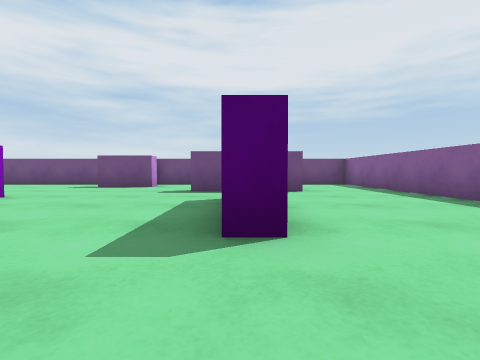
view 1 (above)

21 first-person views from a walk through a scene from a Unity 3-D project. The camera is 0.26 m above the floor, tilts 2° down and sees 85° across. The floor is counted in squares, 0.5 m on a side. Each view is taken from the middle of a square. On the plan, view 1 faces up. The plan holds only what a view shows up to about 9 squares ahead; the rest is blank. The player is left out.

view 2
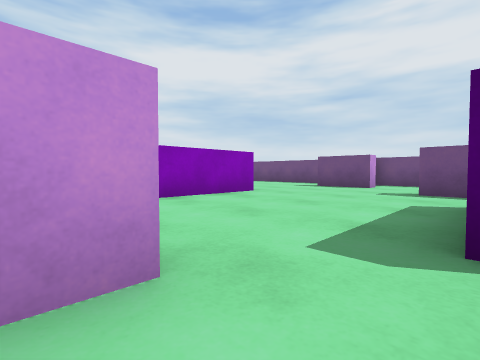

view 3
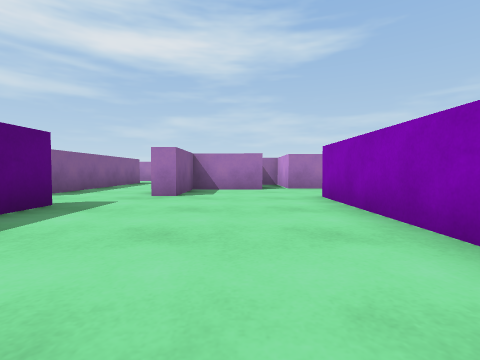

view 4
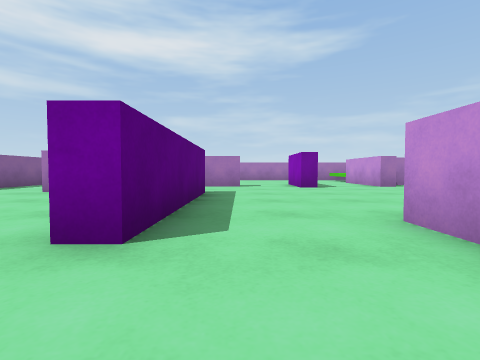

view 5
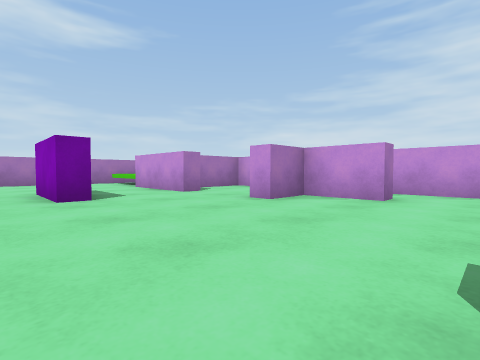

view 6
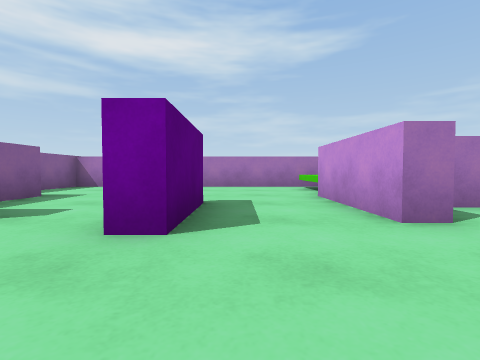

view 7
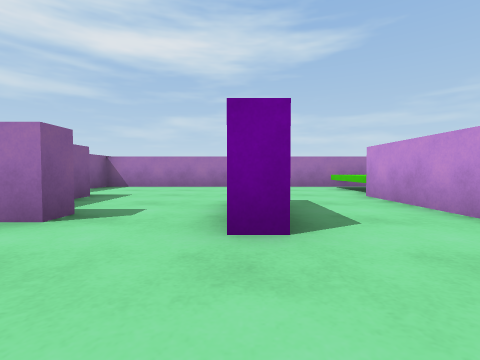

view 8
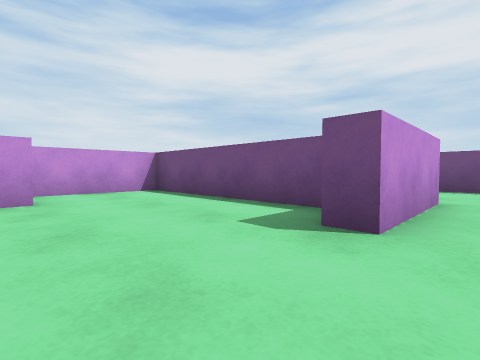

view 9
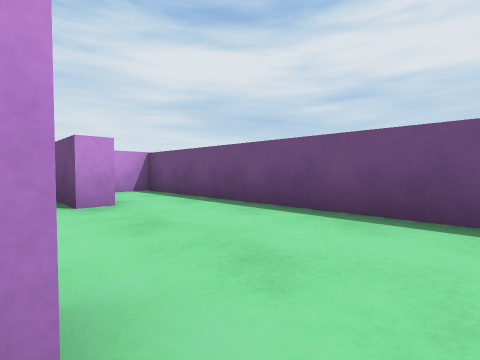

view 10
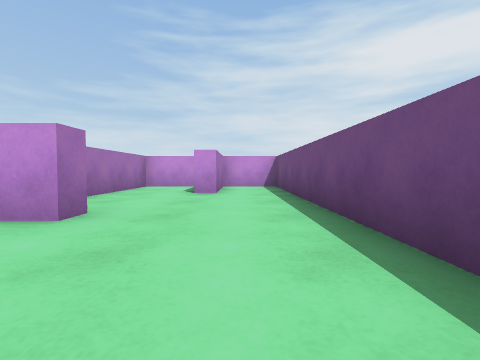

view 11
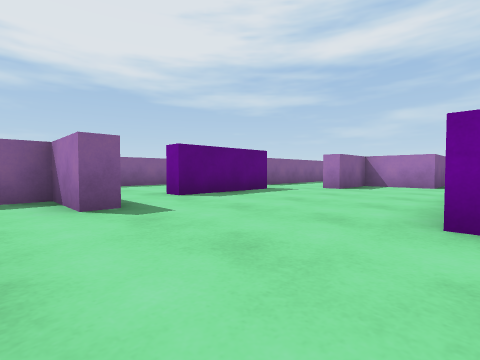

view 12
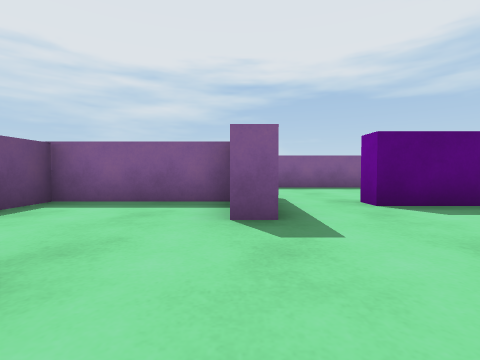

view 13
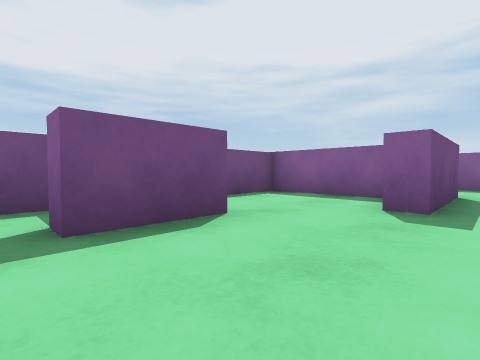

view 14
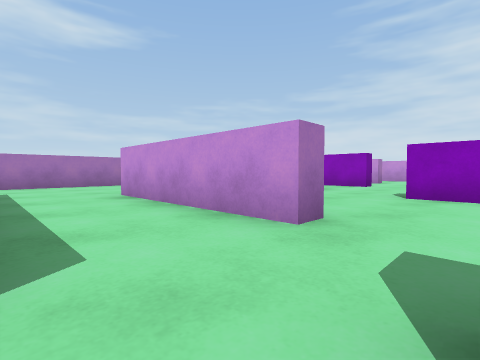

view 15
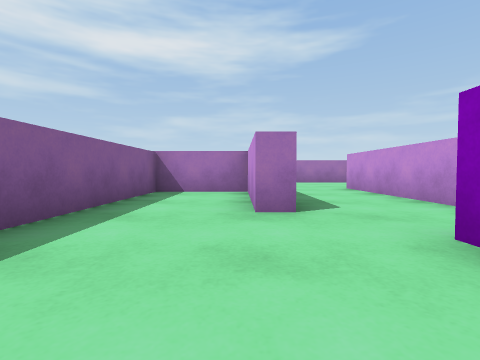

view 16
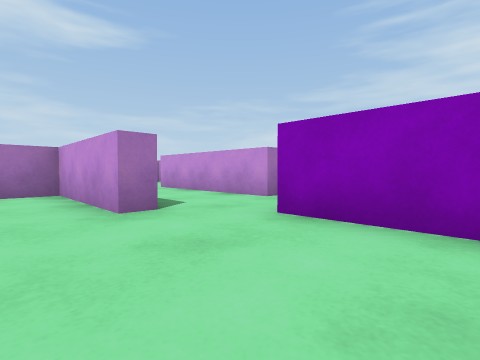

view 17
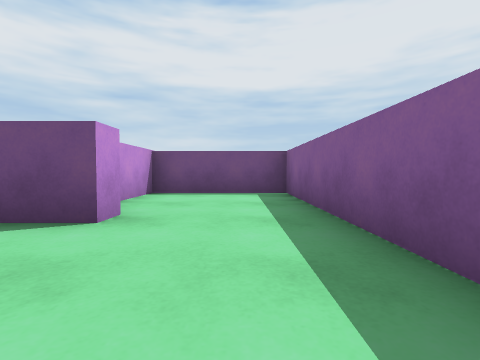

view 18
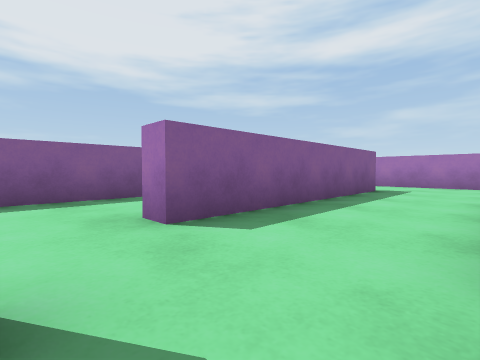

view 19
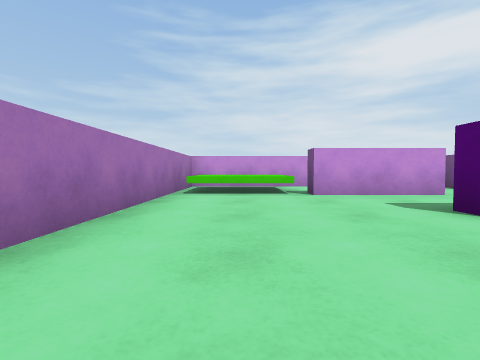

view 20
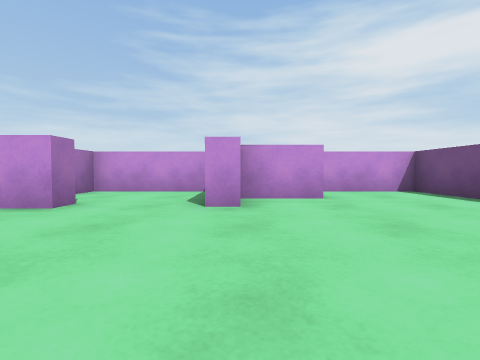

view 21
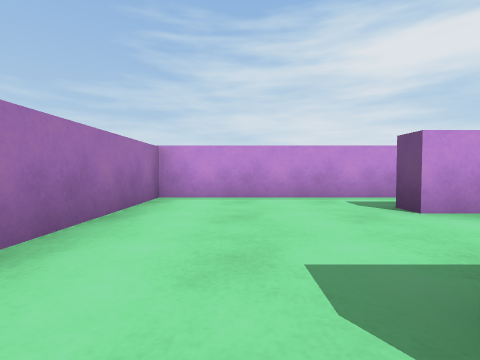

### Floor plan
Points are (right, up) in squares from view 1. A wall is a line through its corners. A room is listed if a view was taken in it or the views show most of it. See-through windows are left out.
Room 1 (views 1, 2, 21)
walls: (1.3, -5.2) (1.3, 0.7); (-3.1, -2.9) (-3.1, -7.6) (2.1, -7.6); (-1.2, 0.7) (-1.2, -3.8) (-1.8, -3.8)
ways out: opening at (0, 1) to room 2; opening at (1.5, -6.5)
Room 2 (views 3, 4, 5, 6, 7, 8, 9, 10, 11, 12, 13, 14, 15, 16, 17, 18, 19, 20)
walls: (-6, -2.2) (-6, -1.6) (-4.4, -1.6) (-4.4, -3.1); (-8.8, 5.4) (-13.6, 5.4) (-13.6, 2.2); (-8.2, 7.1) (-7.7, 7.1) (-7.7, 4.3) (-8.2, 4.3); (-3.6, -3.4) (-3.6, -1.4) (-1.7, -1.4) (-1.7, 0.7) (-1.2, 0.7); (-11.2, -1.6) (-10.6, -1.6) (-10.6, -4.4) (-11.1, -4.4); (-4.9, -4.4) (-4.9, -3.4); (-12.5, 2.6) (-11.9, 2.6) (-11.9, 1) (-10.8, 1) (-10.8, 0.5); (-12.9, 0.5) (-13.4, 0.5); (1.3, 0.7) (1.8, 0.7) (1.8, -2.5) (4.1, -2.5) (4.1, 10.2) (0.9, 10.2) (0.9, 8.5); (-2.8, 9) (-2.8, 8.4) (-4.6, 8.4) (-4.6, 9); (-13.6, 0.1) (-13.6, -2.7) (-11.9, -2.7); (-4.2, 10.2) (-13.6, 10.2) (-13.6, 8.4); (1.6, 7.1) (1.6, 6.6) (-1.2, 6.6) (-1.2, 7.1) (0.4, 7.1) (0.4, 10.2) (-2.6, 10.2); (-13.6, 7.6) (-13.6, 5.9) (-10.2, 5.9); (-13.6, -3.8) (-13.6, -7.6) (-3.6, -7.6) (-3.6, -6); (-13.2, 8.5) (-11.1, 8.5) (-11.1, 7.9) (-12.4, 7.9)
ways out: opening at (0, 1) to room 1
objects: other object (-8, -3) to (-8, -1); other object (-5, 1) to (-5, 5); other object (0, 2) to (0, 5)

Positions as (right, up) in squares from view 1, and headings:
1: (0, 0), facing up
2: (0, 0), facing up-left
3: (-3, 6), facing down
4: (-6, 7), facing down
5: (-7, 4), facing down-left
6: (-9, 1), facing down
7: (-8, 1), facing down
8: (-7, 2), facing up-left
9: (-7, 7), facing up-left
10: (-5, 9), facing left
11: (-5, 8), facing down-right
12: (-4, 7), facing right
13: (-5, 6), facing up-right
14: (1, 2), facing down-left
15: (2, 4), facing down
16: (3, 4), facing down-left
17: (3, 4), facing up
18: (-1, 2), facing down-right
19: (-5, -6), facing left
20: (-7, 1), facing left
21: (2, -6), facing left
